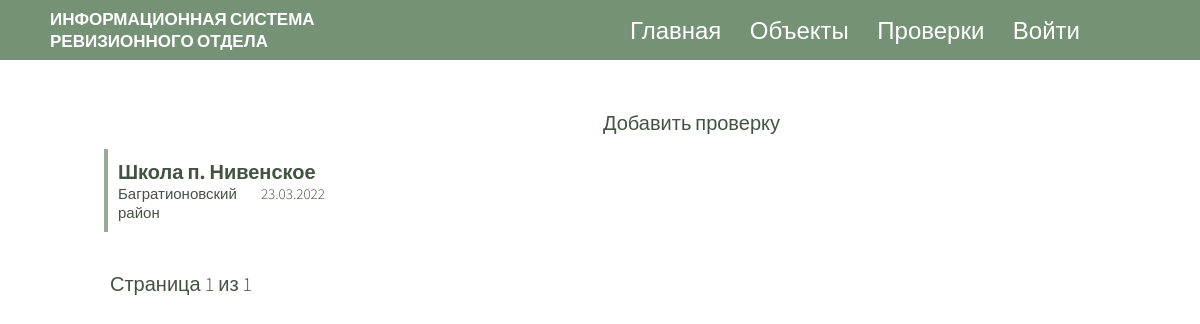
The page /control_event/list/ on the database as committed earlier.
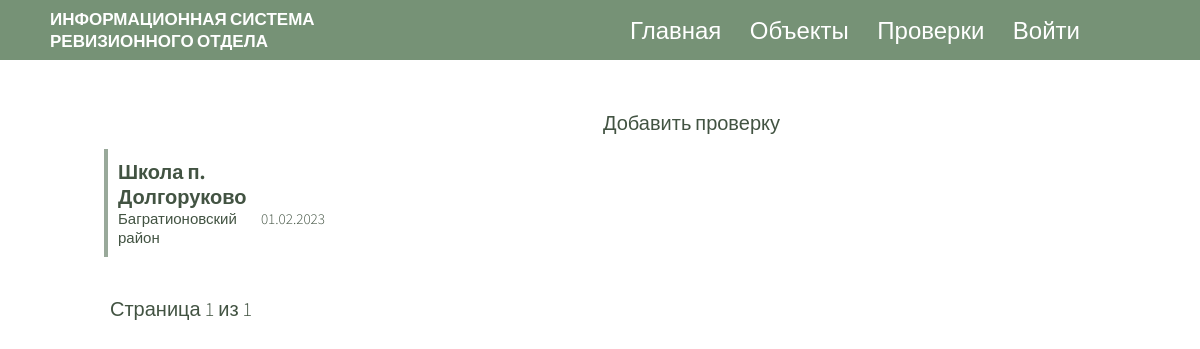
The same page on the database as committed later.
### checks/models.py (models this page shows, shortened)
class ControlEvent(models.Model):
    date = models.DateField(verbose_name='Дата проверки')
    object = models.ForeignKey(Object, on_delete=models.CASCADE, verbose_name='Объект')
    revizor = models.CharField(max_length=100, null=True)
    score = models.IntegerField(null=True)

class Object(models.Model):
    name = models.CharField(max_length=30, null=False)
    location = models.ForeignKey(Location, on_delete=models.CASCADE, related_name='location')
    isExists = models.BooleanField()

class Location(models.Model):
    name = models.CharField(max_length=30, null=False, verbose_name='Наименование района', unique=True)
    executive_director = models.ForeignKey(ExecutiveDirector, on_delete=models.CASCADE, related_name='executive_director', null=True)
    def __str__(self):
        return self.name

### checks/views/control_events.py (the view)
# urls.py: path('list/', ControlEventListView.as_view(), name='control-event-list'),
class ControlEventListView(ListView):
    paginate_by = 27
    model = ControlEvent
    template_name = 'checks/control_event.html'
    ordering = ['-date']

### checks/templates/checks/control_event.html (shortened to what this page needs)
{% extends "checks/index.html" %}
{% load static %}
{% block main %}
<div class="add_item"><a href="{% url 'control-event-create' %}">Добавить проверку</a></div>
            <div class="list_container">
                {% for control_event in page_obj %}
                <a href="{% url 'control-event' control_event.id %}" class="list_item">
                    <div class="list_item__object">{{control_event.object.name}}</div>
                    <div class="list_item__locationdate_container">
                        <div class="list_item__locationdate_item">{{control_event.object.location}}</div>
                        <div class="list_item__locationdate_item">{{control_event.date|date:'d.m.Y'}}</div>
                    </div>
                </a>
                {% endfor %}
            </div>
<div class="pagination">
    <span class="step-links">
        <span class="current">
            Страница {{ page_obj.number }} из {{ page_obj.paginator.num_pages }}
        </span>
    </span>
</div>
{% endblock %}

Rows that differ between the two databases and show on the page:
removed ControlEvent: object.name "Школа п. Нивенское", object.location "Багратионовский район", date "23.03.2022"
added ControlEvent: object.name "Школа п. Долгоруково", object.location "Багратионовский район", date "01.02.2023"
